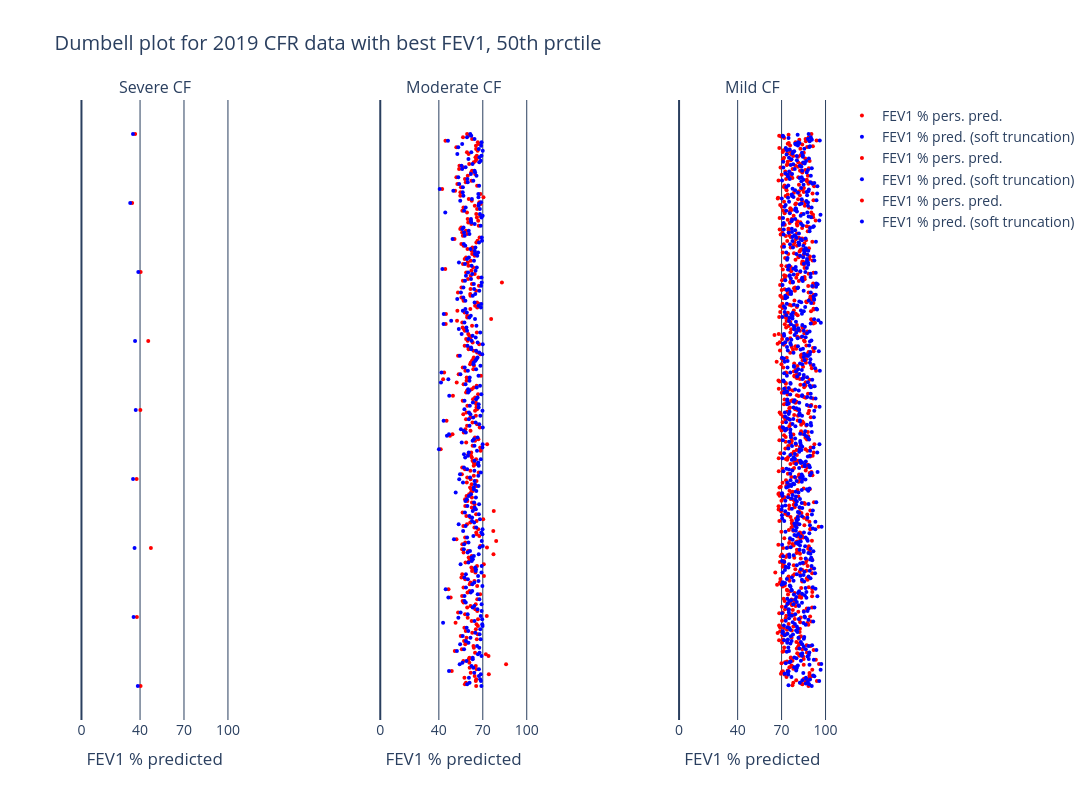

Notebook cell for this chart:
### Markdown cell above
#### Dumbel plots with IV days overlay

### Code cell
prctile = 50
# prctile = 0

title = f"Dumbell plot for 2019 CFR data with best FEV1, {prctile:.0f}th prctile"

diff_col = "pppFEV1 - ppFEV1ST"
t = df[diff_col].abs().quantile(prctile / 100)
df_to_plot = df[df[diff_col].abs() > t]

fig = make_subplots(
    1, 3, horizontal_spacing=0.2, column_titles=["Severe CF", "Moderate CF", "Mild CF"]
)

# Create the three dataframe
mask_mild = df_to_plot["FEV1%PredST"] >= 70
mask_moderate = (df_to_plot["FEV1%PredST"] >= 40) & (df_to_plot["FEV1%PredST"] < 70)
mask_severe = 40 > df_to_plot["FEV1%PredST"]

vh.plot_scalar_dumbell(fig, df_to_plot[mask_severe], "FEV1%PredST", "FEV1%PersPred", col=1)
vh.plot_scalar_dumbell(
    fig, df_to_plot[mask_moderate], "FEV1%PredST", "FEV1%PersPred", col=2
)
vh.plot_scalar_dumbell(fig, df_to_plot[mask_mild], "FEV1%PredST", "FEV1%PersPred", col=3)

fig.update_layout(
    height=1400 if prctile == 0 else 800,
    width=1200,
    font=dict(size=14),
    showlegend=True,
    title=title,
    plot_bgcolor="white",
    paper_bgcolor="white",
)
fig.update_xaxes(
    range=[-1, 101],
    tickvals=[0, 40, 70, 100],
    title="FEV1 % predicted",
    gridcolor="#2a3f5f",
    zeroline=True,
    zerolinecolor="#2a3f5f",
    zerolinewidth=2,
)
fig.update_yaxes(
    showticklabels=False,
    showgrid=False,
    gridcolor="#2a3f5f",
    zeroline=True,
    zerolinecolor="#2a3f5f",
    zerolinewidth=2,
)
# fig.write_image(f"{dh.get_path_to_main()}PlotsCFR/{title}.pdf")
fig.show()

### Figure 1 — Plotly figure (JSON) as saved in the notebook; plotly's stock layout.template omitted (floating-point values rounded to 4 significant figures; data arrays with more than 128 entries replaced by an {"elided": "..."} marker saying what was removed)
{"data": [{"marker": {"color": "red", "size": 4}, "mode": "markers", "name": "FEV1 % pers. pred.", "type": "scatter", "x": [40.36, 37.83, 47.4, 37.67, 40.21, 45.59, 40.4, 34.61, 36.65], "xaxis": "x", "y": ["B158702", "B161636", "B162219", "B162323", "B162395", "B162618", "B167368", "B169778", "C221517"], "yaxis": "y"}, {"marker": {"color": "blue", "size": 4}, "mode": "markers", "name": "FEV1 % pred. (soft truncation)", "type": "scatter", "x": [38.48, 35.58, 36.24, 35.22, 37.06, 36.6, 38.79, 33.28, 35.16], "xaxis": "x", "y": ["B158702", "B161636", "B162219", "B162323", "B162395", "B162618", "B167368", "B169778", "C221517"], "yaxis": "y"}, {"marker": {"color": "red", "size": 4}, "mode": "markers", "name": "FEV1 % pers. pred.", "type": "scatter", "x": {"elided": "332 float values"}, "xaxis": "x2", "y": {"elided": "332 str values"}, "yaxis": "y2"}, {"marker": {"color": "blue", "size": 4}, "mode": "markers", "name": "FEV1 % pred. (soft truncation)", "type": "scatter", "x": {"elided": "332 float values"}, "xaxis": "x2", "y": {"elided": "332 str values"}, "yaxis": "y2"}, {"marker": {"color": "red", "size": 4}, "mode": "markers", "name": "FEV1 % pers. pred.", "type": "scatter", "x": {"elided": "677 float values"}, "xaxis": "x3", "y": {"elided": "677 str values"}, "yaxis": "y3"}, {"marker": {"color": "blue", "size": 4}, "mode": "markers", "name": "FEV1 % pred. (soft truncation)", "type": "scatter", "x": {"elided": "677 float values"}, "xaxis": "x3", "y": {"elided": "677 str values"}, "yaxis": "y3"}], "layout": {"annotations": [{"font": {"size": 16}, "showarrow": false, "text": "Severe CF", "x": 0.1, "xanchor": "center", "xref": "paper", "y": 1, "yanchor": "bottom", "yref": "paper"}, {"font": {"size": 16}, "showarrow": false, "text": "Moderate CF", "x": 0.5, "xanchor": "center", "xref": "paper", "y": 1, "yanchor": "bottom", "yref": "paper"}, {"font": {"size": 16}, "showarrow": false, "text": "Mild CF", "x": 0.9, "xanchor": "center", "xref": "paper", "y": 1, "yanchor": "bottom", "yref": "paper"}], "font": {"size": 14}, "height": 800, "paper_bgcolor": "white", "plot_bgcolor": "white", "showlegend": true, "title": {"text": "Dumbell plot for 2019 CFR data with best FEV1, 50th prctile"}, "width": 1200, "xaxis": {"anchor": "y", "domain": [0, 0.2], "gridcolor": "#2a3f5f", "range": [-1, 101], "tickvals": [0, 40, 70, 100], "title": {"text": "FEV1 % predicted"}, "zeroline": true, "zerolinecolor": "#2a3f5f", "zerolinewidth": 2}, "xaxis2": {"anchor": "y2", "domain": [0.4, 0.6], "gridcolor": "#2a3f5f", "range": [-1, 101], "tickvals": [0, 40, 70, 100], "title": {"text": "FEV1 % predicted"}, "zeroline": true, "zerolinecolor": "#2a3f5f", "zerolinewidth": 2}, "xaxis3": {"anchor": "y3", "domain": [0.8, 1], "gridcolor": "#2a3f5f", "range": [-1, 101], "tickvals": [0, 40, 70, 100], "title": {"text": "FEV1 % predicted"}, "zeroline": true, "zerolinecolor": "#2a3f5f", "zerolinewidth": 2}, "yaxis": {"anchor": "x", "domain": [0, 1], "gridcolor": "#2a3f5f", "showgrid": false, "showticklabels": false, "zeroline": true, "zerolinecolor": "#2a3f5f", "zerolinewidth": 2}, "yaxis2": {"anchor": "x2", "domain": [0, 1], "gridcolor": "#2a3f5f", "showgrid": false, "showticklabels": false, "zeroline": true, "zerolinecolor": "#2a3f5f", "zerolinewidth": 2}, "yaxis3": {"anchor": "x3", "domain": [0, 1], "gridcolor": "#2a3f5f", "showgrid": false, "showticklabels": false, "zeroline": true, "zerolinecolor": "#2a3f5f", "zerolinewidth": 2}}}
